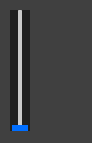
<?xml version="1.0" encoding="UTF-8"?>
<ui version="4.0">
 <class>QWidgetVolume</class>
 <widget class="QWidget" name="QWidgetVolume">
  <property name="geometry">
   <rect>
    <x>0</x>
    <y>0</y>
    <width>92</width>
    <height>143</height>
   </rect>
  </property>
  <property name="windowTitle">
   <string>QWidgetVolume</string>
  </property>
  <property name="styleSheet">
   <string notr="true">border: none;
background: #7f000000;
</string>
  </property>
  <widget class="QSlider" name="vsVolume">
   <property name="geometry">
    <rect>
     <x>10</x>
     <y>10</y>
     <width>20</width>
     <height>121</height>
    </rect>
   </property>
   <property name="styleSheet">
    <string notr="true">QSlider::groove:vertical {  

background: #cbcbcb;  
width: 6px;  
border-radius: 1px;  
padding-left:-1px;  
padding-right:-1px;  
padding-top:-1px;  
padding-bottom:-1px;  
} 
QSlider::sub-page:vertical {  
background: #cbcbcb;  

border-radius: 2px;  
} 
QSlider::add-page:vertical {  
background: qlineargradient(x1:0, y1:0, x2:0, y2:1,   
    stop:0 #439cf4, stop:1 #439cf4);  
background: qlineargradient(x1: 0, y1: 0.2, x2: 1, y2: 1,  
    stop: 0 #439cf4, stop: 1 #439cf4);  
width: 10px;  
border-radius: 2px;  
}
QSlider::handle:vertical   
{    
    background: rgb(0, 110, 255);
     margin: 0px -5px 0px -5px; 
    height: 7px;
}  </string>
   </property>
   <property name="maximum">
    <number>100</number>
   </property>
   <property name="orientation">
    <enum>Qt::Vertical</enum>
   </property>
  </widget>
 </widget>
 <layoutdefault spacing="6" margin="11"/>
 <resources/>
 <connections/>
</ui>
